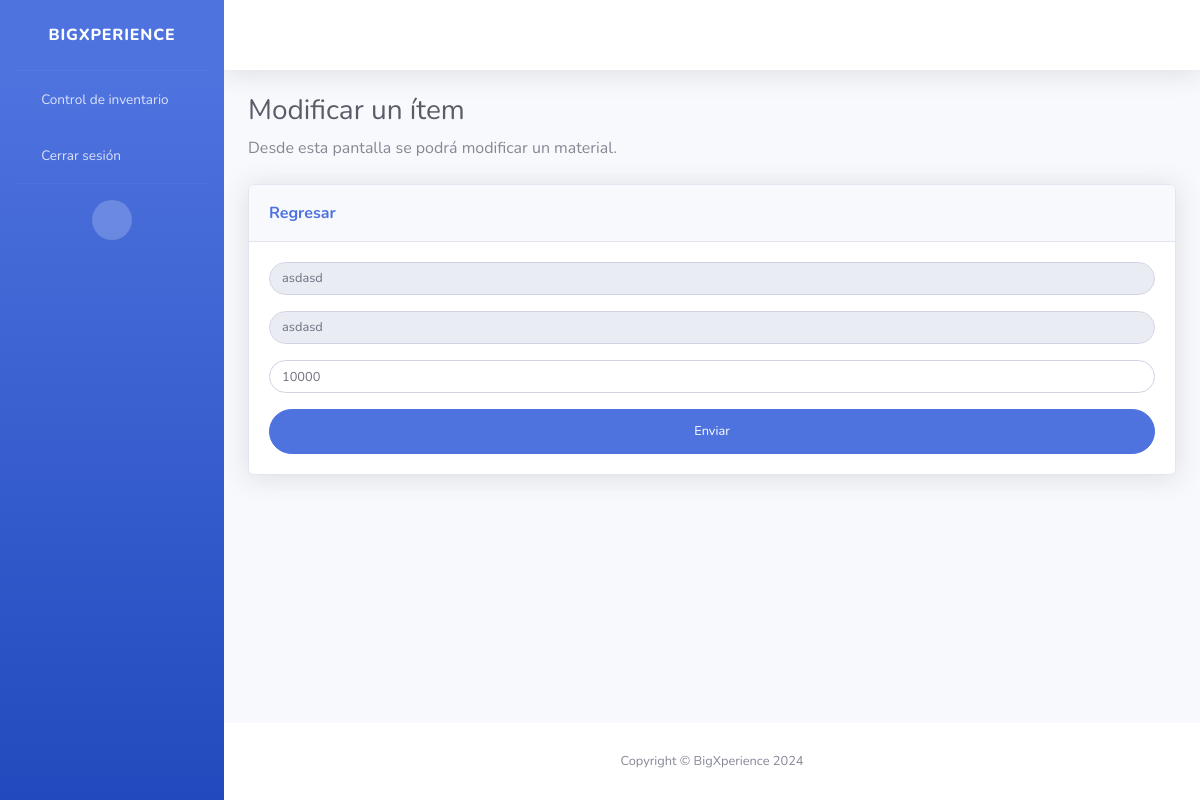
Screenshot of /inventory/edit/3/ with the database file from the repository.
### inventory/models.py (models this page shows)
class Product(models.Model):
    name = models.CharField(null=False, unique=True, max_length=20)
    description = models.CharField(null=False, unique=False, max_length=250)
    price = models.PositiveIntegerField(null=False)
    state = models.BooleanField(default=True)
    qty = models.PositiveIntegerField(default=0, null=False)
    photo = models.CharField(blank=True, max_length=250)

### inventory/views.py (the view, shortened to what this page needs)
# urls.py: path("edit/<int:_id>/", views.EditProduct.as_view(), name="edit"),
class EditProduct(View):
    def get(self, request: HttpRequest, _id: int):
        item = get_object_or_404(Product, pk=_id)
        form = EditForm(
            initial={
                "name": item.name,
                "description": item.description,
                "price": item.price,
            }
        )
        return render(request, "edit.html", {"form": form})

### inventory/forms.py
class EditForm(forms.Form):
    name = forms.CharField(
        label="name",
        max_length=20,
        widget=forms.TextInput(
            attrs={
                "class": FORM_CONTROL_CLASS,
                "placeholder": "Nombre",
                "id": "name",
                "readonly": "readonly",
            }
        ),
        required=False,
    )
    description = forms.CharField(
        label="description",
        max_length=250,
        widget=forms.TextInput(
            attrs={
                "class": FORM_CONTROL_CLASS,
                "placeholder": "Descripción",
                "id": "description",
                "readonly": "readonly",
            }
        ),
        required=False,
    )
    price = forms.IntegerField(
        min_value=100,
        max_value=10000000,
        label="price",
        widget=forms.NumberInput(
            attrs={
                "class": FORM_CONTROL_CLASS,
                "placeholder": "Precio",
                "id": "price",
            }
        ),
    )

### inventory/templates/edit.html (shortened to what this page needs)
{% extends "base.html" %}
{% load static %}
{% block title %}Modificar un ítem{% endblock %}
{% block subtitle %}Desde esta pantalla se podrá modificar un material.{% endblock %}
{% block content %}
<form class="user" method="post">
    <div class="form-group">
        {{ form.name }}
    </div>
    <div class="form-group">
        {{ form.description }}
    </div>
    <div class="form-group">
        {{ form.price }}
    </div>
    <button type="submit" class="btn btn-primary btn-user btn-block">Enviar</button>
</form>
{% endblock %}

### rows the page displays
Product: name "asdasd", description "asdasd", price "10000"
